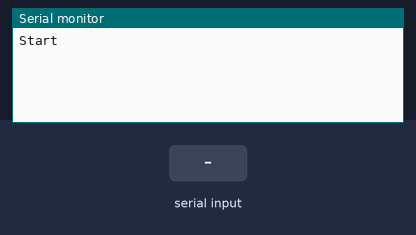
A sketch run on a simulated Arduino Uno, built with avr-gcc and run on an emulated ATmega328P. Shown: the last lines printed to the serial monitor. The test bench sets the inputs (shaded band).

Above: at 1.2 s.
1.3 s: "1" received over the second serial link
At 3.1 s:
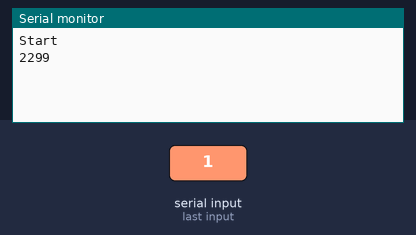
3.8 s: "0" received over the second serial link
At 5.2 s:
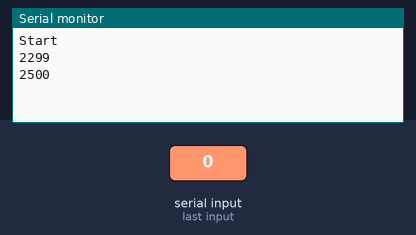
5.3 s: "2" received over the second serial link
At 7.3 s:
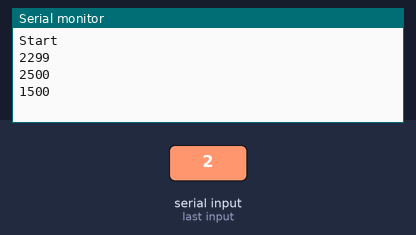

Measured:
- after the input at 1.3 s, the serial monitor: prints a new line after 1.0 s (image 1)
- after the input at 3.8 s, the serial monitor: prints a new line after 1.0 s (image 2)
- after the input at 5.3 s, the serial monitor: prints a new line after 1.0 s (image 3)

The sketch:

hc12delay.ino
```cpp
//HC-12 messenger send/receive
//autor Tom Heylen tomtomheylen.com

#include <SoftwareSerial.h>

SoftwareSerial mySerial(2, 3); //RX, TX
unsigned long count = 0;
unsigned long del = 0;
unsigned char in[5];
int check = 0;
void setup() {
  //pinMode(LED_BUILTIN , OUTPUT);
  //pinMode(4,OUTPUT);
  Serial.begin(1200);
  mySerial.begin(1200);
  Serial.println("Start");
}

void loop() {
  if (millis() - count >= 3500 && check == 0) { //Read from HC-12 and send to serial monitor
    //while (Serial.available()) Serial.read();
    mySerial.write("01234");
    count = millis();
    //Serial.print(count);
    Serial.println(" s");
    check = 1;
  }
  if (mySerial.available())
  {
    mySerial.readBytes(in,5);
    del = millis()-count;
    Serial.println();
    Serial.println(del);
    count = millis();
    check = 0;
  }
}
```
